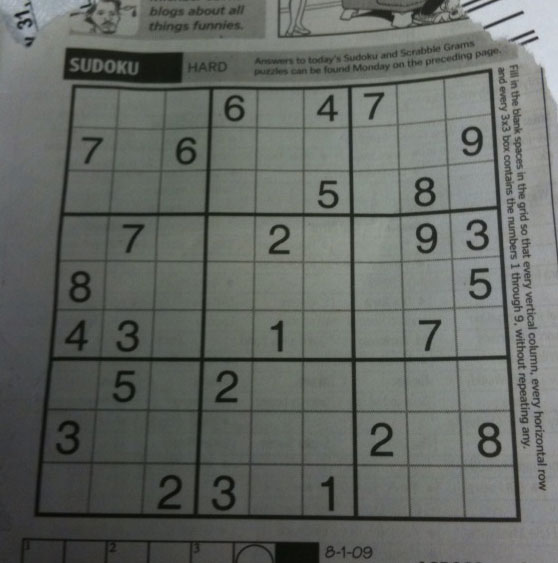
#> input picture openCV-training/data/sudoku.png, 558 x 563 px
$ python image_gradients.py
#> lines starting #> are read from the running program, lines starting #| are printed output that depends on the picture
### openCV-training/extra_func.py
from math import ceil
from itertools import zip_longest

from matplotlib import pyplot as plt


def draw_images(images, titles=[], amount=(1, 2), ticks=True, **imshow_args):
    y_amount = ceil(len(images) / sum(amount))
    x_amount = ceil(len(images) / y_amount)

    if amount[0] > amount[1]:
        y_amount, x_amount = x_amount, y_amount

    for im, t, inx in zip_longest(images, titles, range(len(images))):
        plt.subplot(y_amount, x_amount, inx + 1)
        plt.imshow(im, **imshow_args)

        if titles:
            plt.title(t)

        if ticks:
            plt.xticks([]), plt.yticks([])

    plt.show()

### openCV-training/image_gradients.py
import numpy as np
import cv2 as cv

from extra_func import draw_images

img = cv.imread('data/sudoku.png', 0)
#> img: shape (563, 558); min 7, max 218, mean 101.8

laplacian = cv.Laplacian(img, cv.CV_64F)
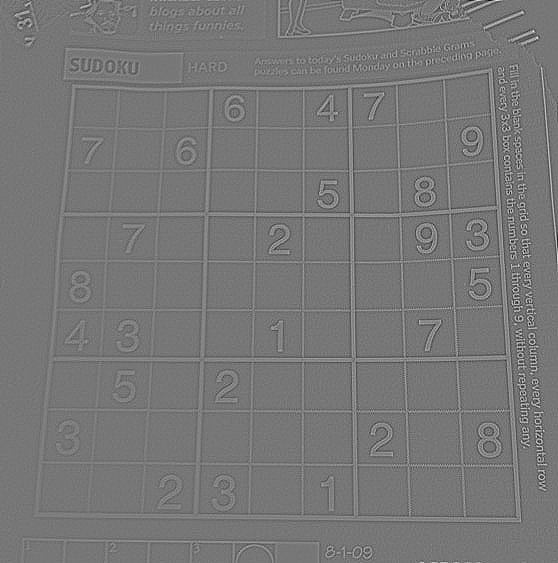
#> laplacian: shape (563, 558) float64; min -145, max 165, mean 0; drawn with min black and max white
sobelx = cv.Sobel(img, cv.CV_64F, 1, 0, ksize=5)
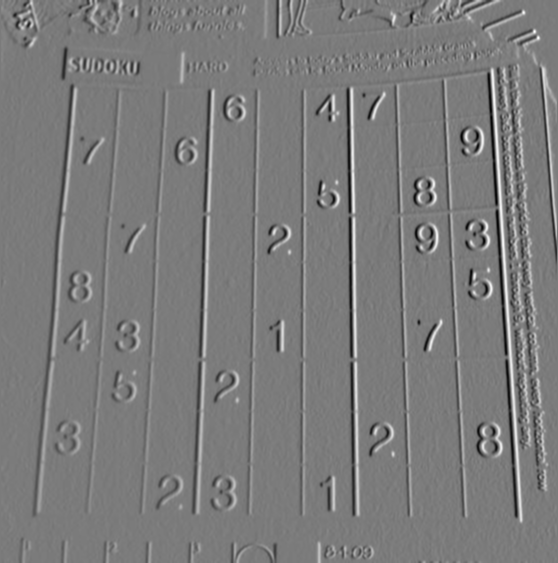
#> sobelx: shape (563, 558) float64; min -4883, max 5220, mean 16.1; drawn with min black and max white
sobely = cv.Sobel(img, cv.CV_64F, 0, 1, ksize=5)
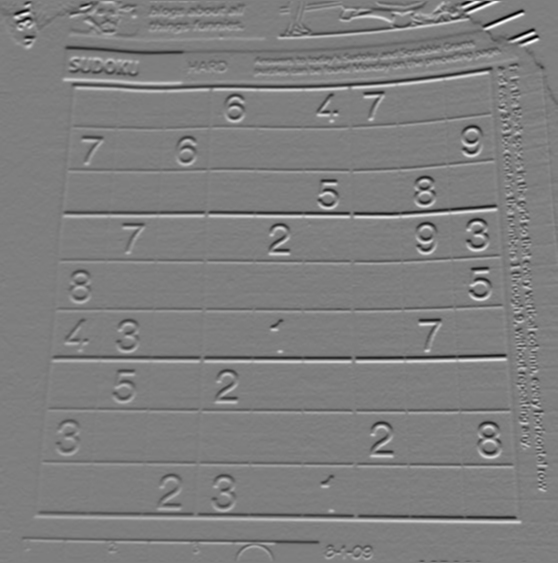
#> sobely: shape (563, 558) float64; min -5868, max 5907, mean -12.4; drawn with min black and max white
scharrx = cv.Sobel(img, cv.CV_64F, 1, 0, ksize=-1)
sobelx_8u = np.uint8(np.absolute(sobelx))
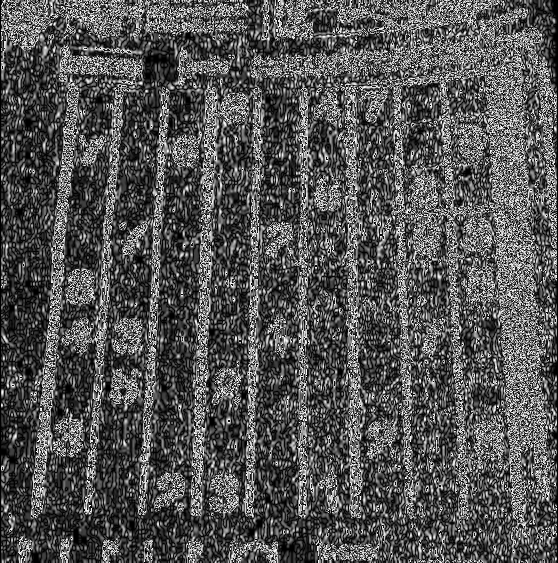
#> sobelx_8u: shape (563, 558); min 0, max 255, mean 83.5

draw_images([img, laplacian, sobelx, sobely, scharrx, sobelx_8u],
            ['original', 'laplacian', 'sobelx', 'sobely', 'scharrx', 'sobelx_8u'],
            cmap='gray')
#> in draw_images, `y_amount = ceil(len(images) / sum(amount))`: y_amount = 2
#> in draw_images, `x_amount = ceil(len(images) / y_amount)`: x_amount = 3
#> the loop in draw_images, `for im, t, inx in zip_longest(images, titles, range(len(images))):` made 6 passes
#> t on passes 1 to 6: 'original', 'laplacian', 'sobelx', 'sobely', 'scharrx', 'sobelx_8u'

$ run again, with openCV-training/data/aloeGT.png copied over openCV-training/data/sudoku.png
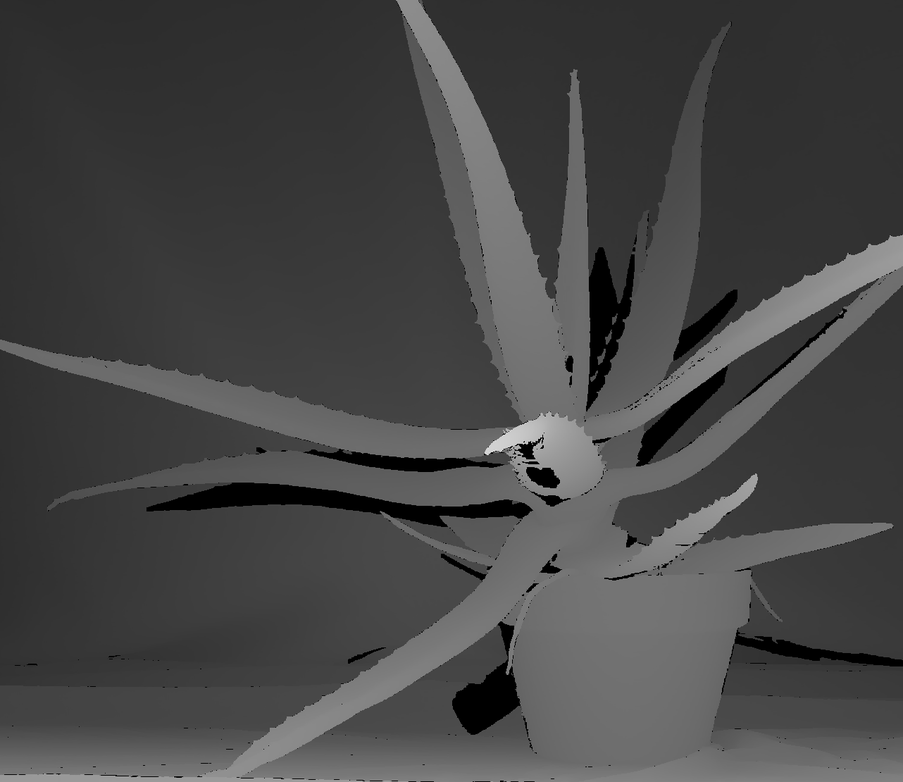
#> input picture openCV-training/data/aloeGT.png, 903 x 782 px, shrunk from 1282 x 1110 before the run
#> img is the input picture: shape (782, 903); min 0, max 233, mean 69.8
#> `sobely = cv.Sobel(img, cv.CV_64F, 0, 1, ksize=5)`:
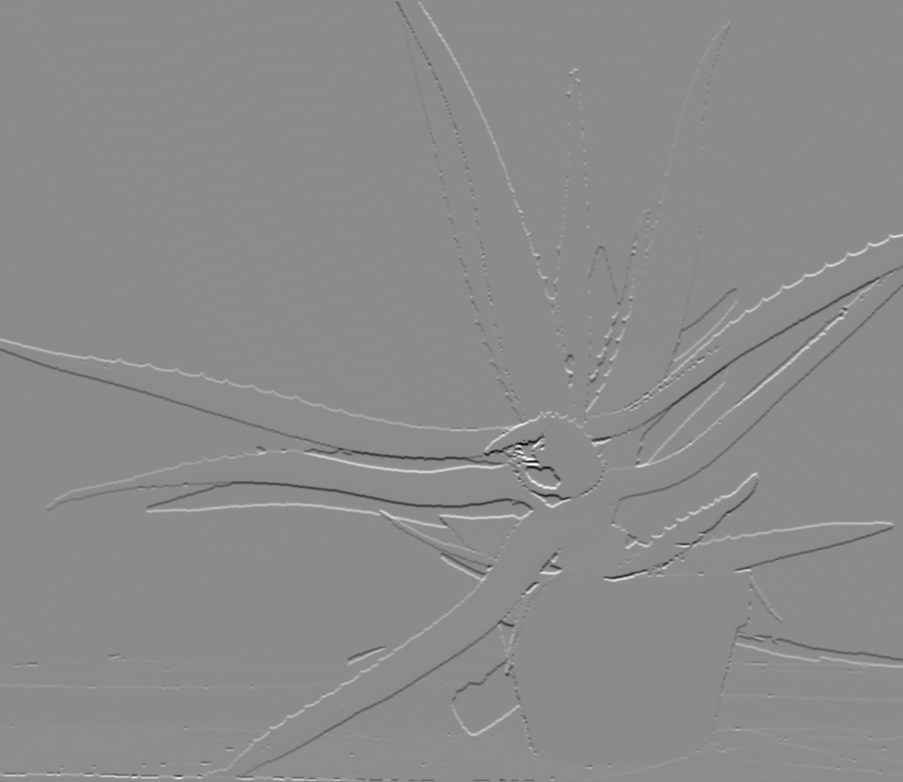
#> sobely: shape (782, 903) float64; min -9198, max 7573, mean 14.1; drawn with min black and max white
#> `sobelx_8u = np.uint8(np.absolute(sobelx))`:
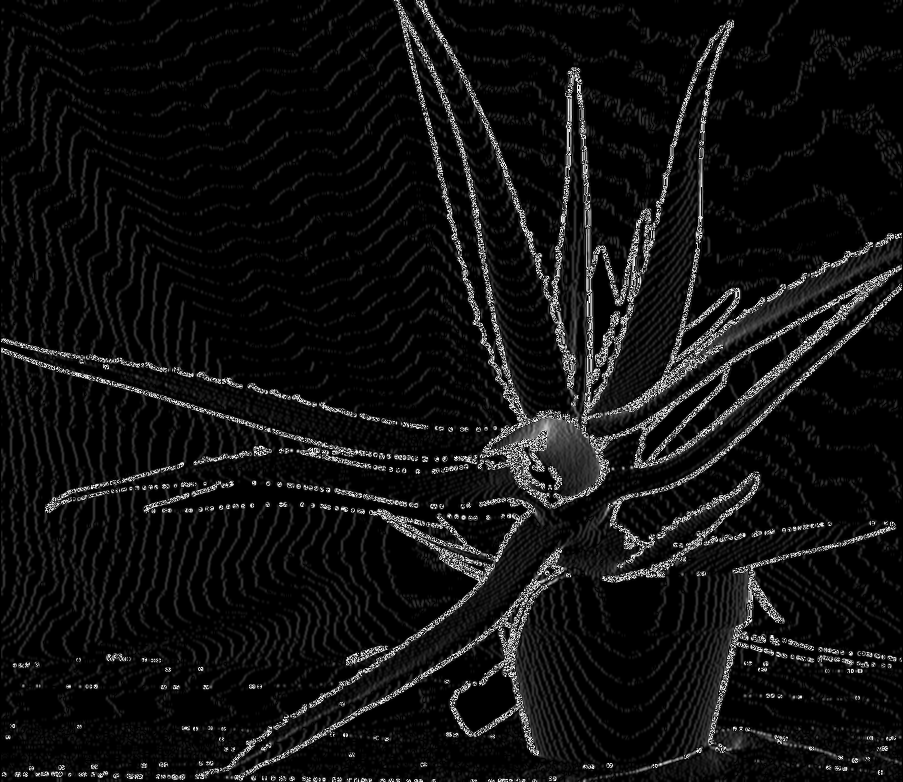
#> sobelx_8u: shape (782, 903); min 0, max 255, mean 17.4
#> y_amount = 2
#> x_amount = 3
#> the loop in draw_images, `for im, t, inx in zip_longest(images, titles, range(len(images))):` made 6 passes
#> t on passes 1 to 6: 'original', 'laplacian', 'sobelx', 'sobely', 'scharrx', 'sobelx_8u'

$ run again, with openCV-training/data/basketball1.png copied over openCV-training/data/sudoku.png
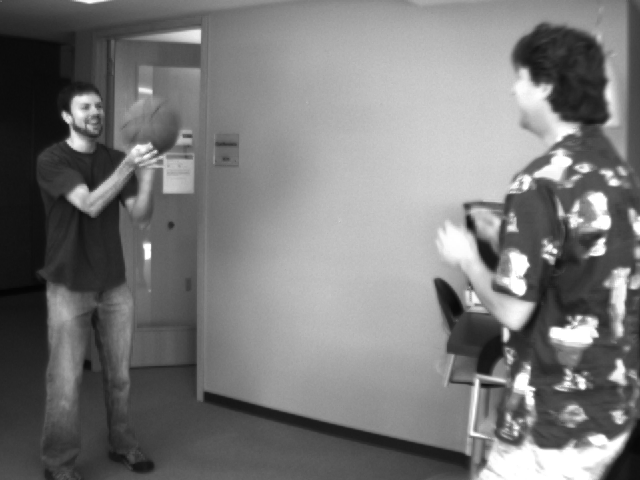
#> input picture openCV-training/data/basketball1.png, 640 x 480 px
#> img is the input picture: shape (480, 640); min 4, max 255, mean 120.3
#> `sobely = cv.Sobel(img, cv.CV_64F, 0, 1, ksize=5)`:
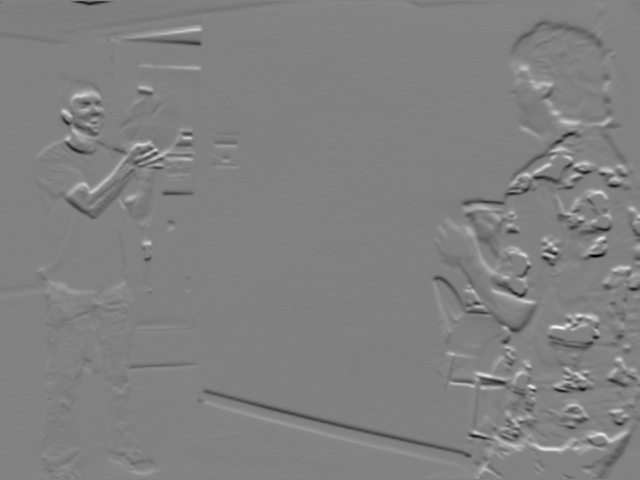
#> sobely: shape (480, 640) float64; min -8424, max 8178, mean -5.6; drawn with min black and max white
#> `sobelx_8u = np.uint8(np.absolute(sobelx))`:
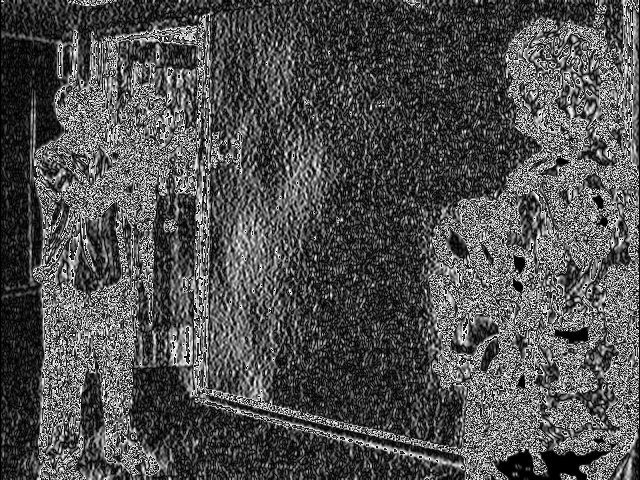
#> sobelx_8u: shape (480, 640); min 0, max 255, mean 79.9
#> y_amount = 2
#> x_amount = 3
#> the loop in draw_images, `for im, t, inx in zip_longest(images, titles, range(len(images))):` made 6 passes
#> t on passes 1 to 6: 'original', 'laplacian', 'sobelx', 'sobely', 'scharrx', 'sobelx_8u'
